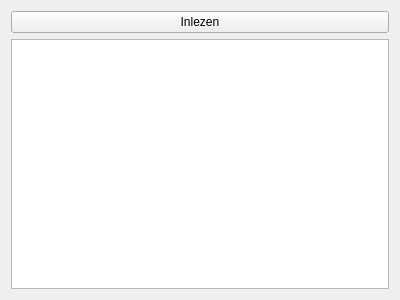
<?xml version="1.0" encoding="UTF-8"?>
<ui version="4.0">
 <class>tabelNieuw</class>
 <widget class="QWidget" name="tabelNieuw">
  <property name="geometry">
   <rect>
    <x>0</x>
    <y>0</y>
    <width>400</width>
    <height>300</height>
   </rect>
  </property>
  <property name="windowTitle">
   <string>Form</string>
  </property>
  <layout class="QVBoxLayout" name="verticalLayout">
   <item>
    <widget class="QPushButton" name="inlezen">
     <property name="text">
      <string>Inlezen</string>
     </property>
    </widget>
   </item>
   <item>
    <widget class="QTableWidget" name="tabelWidget"/>
   </item>
  </layout>
 </widget>
 <resources/>
 <connections/>
</ui>
